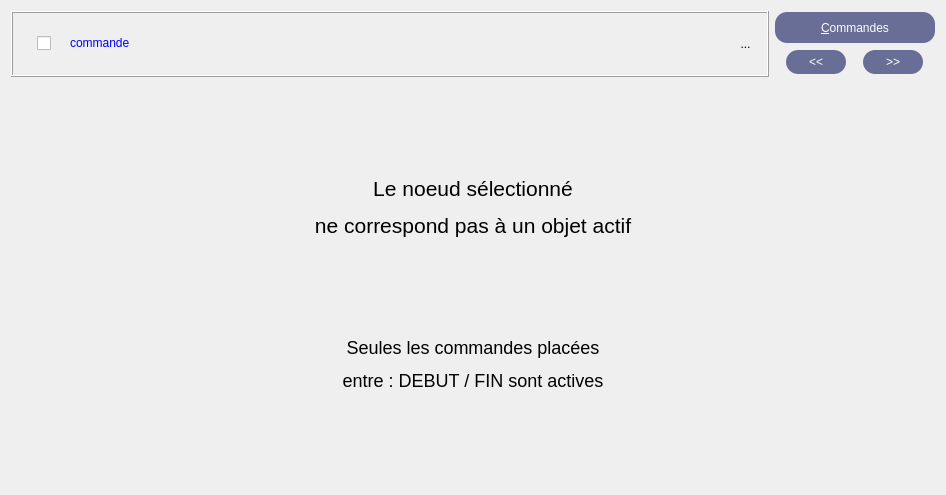
<?xml version="1.0" encoding="UTF-8"?>
<ui version="4.0">
 <class>WidgetInactif</class>
 <widget class="QWidget" name="WidgetInactif">
  <property name="geometry">
   <rect>
    <x>0</x>
    <y>0</y>
    <width>946</width>
    <height>495</height>
   </rect>
  </property>
  <property name="minimumSize">
   <size>
    <width>350</width>
    <height>0</height>
   </size>
  </property>
  <property name="windowTitle">
   <string>DInactif</string>
  </property>
  <layout class="QVBoxLayout" name="verticalLayout">
   <item>
    <layout class="QHBoxLayout" name="horizontalLayout_4">
     <item>
      <widget class="QFrame" name="frame">
       <property name="sizePolicy">
        <sizepolicy hsizetype="Preferred" vsizetype="Fixed">
         <horstretch>0</horstretch>
         <verstretch>0</verstretch>
        </sizepolicy>
       </property>
       <property name="frameShape">
        <enum>QFrame::Box</enum>
       </property>
       <property name="frameShadow">
        <enum>QFrame::Raised</enum>
       </property>
       <layout class="QHBoxLayout" name="horizontalLayout">
        <property name="spacing">
         <number>0</number>
        </property>
        <item>
         <spacer name="horizontalSpacer_5">
          <property name="orientation">
           <enum>Qt::Horizontal</enum>
          </property>
          <property name="sizeType">
           <enum>QSizePolicy::Fixed</enum>
          </property>
          <property name="sizeHint" stdset="0">
           <size>
            <width>13</width>
            <height>20</height>
           </size>
          </property>
         </spacer>
        </item>
        <item>
         <widget class="QCheckBox" name="RBValide">
          <property name="minimumSize">
           <size>
            <width>17</width>
            <height>31</height>
           </size>
          </property>
          <property name="maximumSize">
           <size>
            <width>21</width>
            <height>31</height>
           </size>
          </property>
          <property name="focusPolicy">
           <enum>Qt::ClickFocus</enum>
          </property>
          <property name="toolTip">
           <string>Affiche le rapport de validité de la commande</string>
          </property>
          <property name="styleSheet">
           <string notr="true">border : 0px</string>
          </property>
          <property name="text">
           <string/>
          </property>
          <property name="icon">
           <iconset>
            <normaloff>../Editeur/icons/ast-white-square.png</normaloff>../Editeur/icons/ast-white-square.png</iconset>
          </property>
          <property name="iconSize">
           <size>
            <width>21</width>
            <height>31</height>
           </size>
          </property>
          <property name="checkable">
           <bool>false</bool>
          </property>
         </widget>
        </item>
        <item>
         <spacer name="horizontalSpacer_3">
          <property name="orientation">
           <enum>Qt::Horizontal</enum>
          </property>
          <property name="sizeType">
           <enum>QSizePolicy::Fixed</enum>
          </property>
          <property name="sizeHint" stdset="0">
           <size>
            <width>13</width>
            <height>20</height>
           </size>
          </property>
         </spacer>
        </item>
        <item>
         <widget class="MonLabelClic" name="labelNomCommande">
          <property name="sizePolicy">
           <sizepolicy hsizetype="MinimumExpanding" vsizetype="Fixed">
            <horstretch>0</horstretch>
            <verstretch>0</verstretch>
           </sizepolicy>
          </property>
          <property name="minimumSize">
           <size>
            <width>150</width>
            <height>31</height>
           </size>
          </property>
          <property name="frameShape">
           <enum>QFrame::NoFrame</enum>
          </property>
          <property name="frameShadow">
           <enum>QFrame::Raised</enum>
          </property>
          <property name="text">
           <string>&lt;html&gt;&lt;head/&gt;&lt;body&gt;&lt;p&gt;&lt;span style=&quot; color:#0000ff;&quot;&gt;commande &lt;/span&gt;&lt;/p&gt;&lt;/body&gt;&lt;/html&gt;</string>
          </property>
         </widget>
        </item>
        <item>
         <spacer name="toto">
          <property name="orientation">
           <enum>Qt::Horizontal</enum>
          </property>
          <property name="sizeType">
           <enum>QSizePolicy::Maximum</enum>
          </property>
          <property name="sizeHint" stdset="0">
           <size>
            <width>2</width>
            <height>40</height>
           </size>
          </property>
         </spacer>
        </item>
        <item>
         <spacer name="horizontalSpacer_2">
          <property name="orientation">
           <enum>Qt::Horizontal</enum>
          </property>
          <property name="sizeType">
           <enum>QSizePolicy::Ignored</enum>
          </property>
          <property name="sizeHint" stdset="0">
           <size>
            <width>2</width>
            <height>40</height>
           </size>
          </property>
         </spacer>
        </item>
        <item>
         <layout class="QHBoxLayout" name="horizontalLayout_2">
          <property name="spacing">
           <number>4</number>
          </property>
          <property name="sizeConstraint">
           <enum>QLayout::SetFixedSize</enum>
          </property>
         </layout>
        </item>
        <item>
         <spacer name="horizontalSpacer_4">
          <property name="orientation">
           <enum>Qt::Horizontal</enum>
          </property>
          <property name="sizeType">
           <enum>QSizePolicy::Fixed</enum>
          </property>
          <property name="sizeHint" stdset="0">
           <size>
            <width>13</width>
            <height>20</height>
           </size>
          </property>
         </spacer>
        </item>
        <item>
         <widget class="QToolButton" name="RBPoubelle">
          <property name="minimumSize">
           <size>
            <width>21</width>
            <height>31</height>
           </size>
          </property>
          <property name="maximumSize">
           <size>
            <width>21</width>
            <height>31</height>
           </size>
          </property>
          <property name="focusPolicy">
           <enum>Qt::ClickFocus</enum>
          </property>
          <property name="toolTip">
           <string>Détruit la commande</string>
          </property>
          <property name="styleSheet">
           <string notr="true">border : 0px</string>
          </property>
          <property name="text">
           <string>...</string>
          </property>
          <property name="icon">
           <iconset>
            <normaloff>../Editeur/icons/deleteRond.png</normaloff>../Editeur/icons/deleteRond.png</iconset>
          </property>
          <property name="iconSize">
           <size>
            <width>21</width>
            <height>31</height>
           </size>
          </property>
         </widget>
        </item>
       </layout>
       <zorder>RBValide</zorder>
       <zorder>labelNomCommande</zorder>
       <zorder>horizontalSpacer_3</zorder>
       <zorder>horizontalSpacer_4</zorder>
       <zorder>RBPoubelle</zorder>
       <zorder>horizontalSpacer_5</zorder>
      </widget>
     </item>
     <item>
      <layout class="QVBoxLayout" name="verticalLayout_2">
       <item>
        <widget class="QPushButton" name="bCatalogue">
         <property name="sizePolicy">
          <sizepolicy hsizetype="Fixed" vsizetype="Fixed">
           <horstretch>0</horstretch>
           <verstretch>0</verstretch>
          </sizepolicy>
         </property>
         <property name="minimumSize">
          <size>
           <width>160</width>
           <height>31</height>
          </size>
         </property>
         <property name="focusPolicy">
          <enum>Qt::ClickFocus</enum>
         </property>
         <property name="toolTip">
          <string>Affiche les commandes possibles</string>
         </property>
         <property name="styleSheet">
          <string notr="true">background-color:rgb(104,110,149);
color :white;
border-radius : 12px
</string>
         </property>
         <property name="text">
          <string>&amp;Commandes</string>
         </property>
         <property name="shortcut">
          <string>Shift+A, Alt+A, Alt+A, Alt+A</string>
         </property>
         <property name="autoDefault">
          <bool>true</bool>
         </property>
         <property name="default">
          <bool>true</bool>
         </property>
        </widget>
       </item>
       <item>
        <layout class="QHBoxLayout" name="horizontalLayout_3">
         <item>
          <widget class="QPushButton" name="bAvant">
           <property name="sizePolicy">
            <sizepolicy hsizetype="Fixed" vsizetype="Fixed">
             <horstretch>0</horstretch>
             <verstretch>0</verstretch>
            </sizepolicy>
           </property>
           <property name="minimumSize">
            <size>
             <width>60</width>
             <height>24</height>
            </size>
           </property>
           <property name="maximumSize">
            <size>
             <width>60</width>
             <height>24</height>
            </size>
           </property>
           <property name="focusPolicy">
            <enum>Qt::ClickFocus</enum>
           </property>
           <property name="toolTip">
            <string>Affiche le formulaire de la commande précédente</string>
           </property>
           <property name="styleSheet">
            <string notr="true">background-color:rgb(104,110,149);
color :white;
border-radius : 12px
</string>
           </property>
           <property name="text">
            <string>&lt;&lt;</string>
           </property>
           <property name="shortcut">
            <string>Shift+A, Alt+A, Alt+A, Alt+A</string>
           </property>
           <property name="autoDefault">
            <bool>true</bool>
           </property>
           <property name="default">
            <bool>true</bool>
           </property>
          </widget>
         </item>
         <item>
          <widget class="QPushButton" name="bApres">
           <property name="sizePolicy">
            <sizepolicy hsizetype="Fixed" vsizetype="Fixed">
             <horstretch>0</horstretch>
             <verstretch>0</verstretch>
            </sizepolicy>
           </property>
           <property name="minimumSize">
            <size>
             <width>60</width>
             <height>24</height>
            </size>
           </property>
           <property name="maximumSize">
            <size>
             <width>60</width>
             <height>24</height>
            </size>
           </property>
           <property name="focusPolicy">
            <enum>Qt::ClickFocus</enum>
           </property>
           <property name="toolTip">
            <string>Affiche le formulaire de la commande suivante</string>
           </property>
           <property name="styleSheet">
            <string notr="true">background-color:rgb(104,110,149);
color :white;
border-radius : 12px
</string>
           </property>
           <property name="text">
            <string>&gt;&gt;</string>
           </property>
           <property name="shortcut">
            <string>Shift+A, Alt+A, Alt+A, Alt+A</string>
           </property>
           <property name="autoDefault">
            <bool>true</bool>
           </property>
           <property name="default">
            <bool>true</bool>
           </property>
          </widget>
         </item>
        </layout>
       </item>
      </layout>
     </item>
    </layout>
   </item>
   <item>
    <spacer name="verticalSpacer">
     <property name="orientation">
      <enum>Qt::Vertical</enum>
     </property>
     <property name="sizeHint" stdset="0">
      <size>
       <width>20</width>
       <height>66</height>
      </size>
     </property>
    </spacer>
   </item>
   <item>
    <widget class="QLabel" name="textLabel1_3">
     <property name="minimumSize">
      <size>
       <width>0</width>
       <height>0</height>
      </size>
     </property>
     <property name="text">
      <string>&lt;html&gt;&lt;head/&gt;&lt;body&gt;&lt;p align=&quot;center&quot;&gt;&lt;span style=&quot; font-size:16pt;&quot;&gt;Le noeud sélectionné&lt;/span&gt;&lt;/p&gt;&lt;p align=&quot;center&quot;&gt;&lt;span style=&quot; font-size:16pt;&quot;&gt;ne correspond pas à un objet actif&lt;/span&gt;&lt;/p&gt;&lt;/body&gt;&lt;/html&gt;</string>
     </property>
     <property name="wordWrap">
      <bool>false</bool>
     </property>
    </widget>
   </item>
   <item>
    <spacer name="verticalSpacer_2">
     <property name="orientation">
      <enum>Qt::Vertical</enum>
     </property>
     <property name="sizeHint" stdset="0">
      <size>
       <width>20</width>
       <height>67</height>
      </size>
     </property>
    </spacer>
   </item>
   <item>
    <widget class="QLabel" name="textLabel1">
     <property name="text">
      <string>&lt;!DOCTYPE HTML PUBLIC &quot;-//W3C//DTD HTML 4.0//EN&quot; &quot;http://www.w3.org/TR/REC-html40/strict.dtd&quot;&gt;
&lt;html&gt;&lt;head&gt;&lt;meta name=&quot;qrichtext&quot; content=&quot;1&quot; /&gt;&lt;style type=&quot;text/css&quot;&gt;
p, li { white-space: pre-wrap; }
&lt;/style&gt;&lt;/head&gt;&lt;body style=&quot; font-family:'Sans Serif'; font-size:9pt; font-weight:400; font-style:normal;&quot;&gt;
&lt;p align=&quot;center&quot; style=&quot; margin-top:12px; margin-bottom:12px; margin-left:0px; margin-right:0px; -qt-block-indent:0; text-indent:0px; font-size:x-large;&quot;&gt;&lt;span style=&quot; font-size:x-large;&quot;&gt;Seules les commandes placées&lt;/span&gt;&lt;/p&gt;
&lt;p align=&quot;center&quot; style=&quot; margin-top:12px; margin-bottom:12px; margin-left:0px; margin-right:0px; -qt-block-indent:0; text-indent:0px; font-size:x-large;&quot;&gt;&lt;span style=&quot; font-size:x-large;&quot;&gt; entre : DEBUT / FIN sont actives &lt;/span&gt;&lt;/p&gt;&lt;/body&gt;&lt;/html&gt;</string>
     </property>
     <property name="wordWrap">
      <bool>false</bool>
     </property>
    </widget>
   </item>
   <item>
    <spacer name="verticalSpacer_3">
     <property name="orientation">
      <enum>Qt::Vertical</enum>
     </property>
     <property name="sizeHint" stdset="0">
      <size>
       <width>20</width>
       <height>66</height>
      </size>
     </property>
    </spacer>
   </item>
  </layout>
 </widget>
 <layoutdefault spacing="6" margin="11"/>
 <pixmapfunction>qPixmapFromMimeSource</pixmapfunction>
 <customwidgets>
  <customwidget>
   <class>MonLabelClic</class>
   <extends>QLabel</extends>
   <header>InterfaceGUI.QT5.monLabelClic.h</header>
  </customwidget>
 </customwidgets>
 <resources/>
 <connections/>
</ui>
